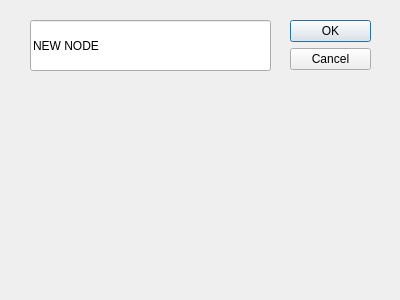
<?xml version="1.0" encoding="UTF-8"?>
<ui version="4.0">
 <class>Dialog</class>
 <widget class="QDialog" name="Dialog">
  <property name="geometry">
   <rect>
    <x>0</x>
    <y>0</y>
    <width>400</width>
    <height>300</height>
   </rect>
  </property>
  <property name="windowTitle">
   <string>Dialog</string>
  </property>
  <widget class="QDialogButtonBox" name="buttonBox">
   <property name="geometry">
    <rect>
     <x>290</x>
     <y>20</y>
     <width>81</width>
     <height>241</height>
    </rect>
   </property>
   <property name="orientation">
    <enum>Qt::Orientation::Vertical</enum>
   </property>
   <property name="standardButtons">
    <set>QDialogButtonBox::StandardButton::Cancel|QDialogButtonBox::StandardButton::Ok</set>
   </property>
  </widget>
  <widget class="QLineEdit" name="lineEdit">
   <property name="geometry">
    <rect>
     <x>30</x>
     <y>20</y>
     <width>241</width>
     <height>51</height>
    </rect>
   </property>
   <property name="text">
    <string>NEW NODE</string>
   </property>
  </widget>
 </widget>
 <resources/>
 <connections>
  <connection>
   <sender>buttonBox</sender>
   <signal>accepted()</signal>
   <receiver>Dialog</receiver>
   <slot>accept()</slot>
   <hints>
    <hint type="sourcelabel">
     <x>248</x>
     <y>254</y>
    </hint>
    <hint type="destinationlabel">
     <x>157</x>
     <y>274</y>
    </hint>
   </hints>
  </connection>
  <connection>
   <sender>buttonBox</sender>
   <signal>rejected()</signal>
   <receiver>Dialog</receiver>
   <slot>reject()</slot>
   <hints>
    <hint type="sourcelabel">
     <x>316</x>
     <y>260</y>
    </hint>
    <hint type="destinationlabel">
     <x>286</x>
     <y>274</y>
    </hint>
   </hints>
  </connection>
 </connections>
</ui>
